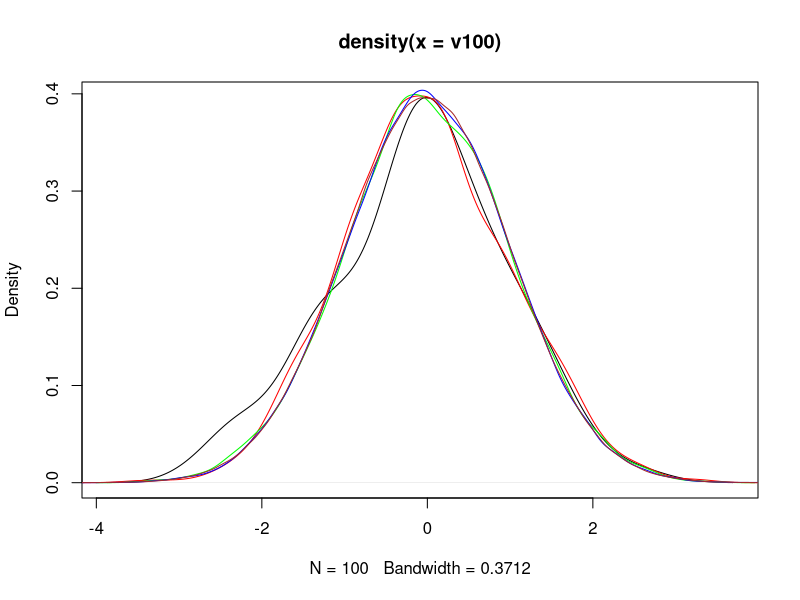
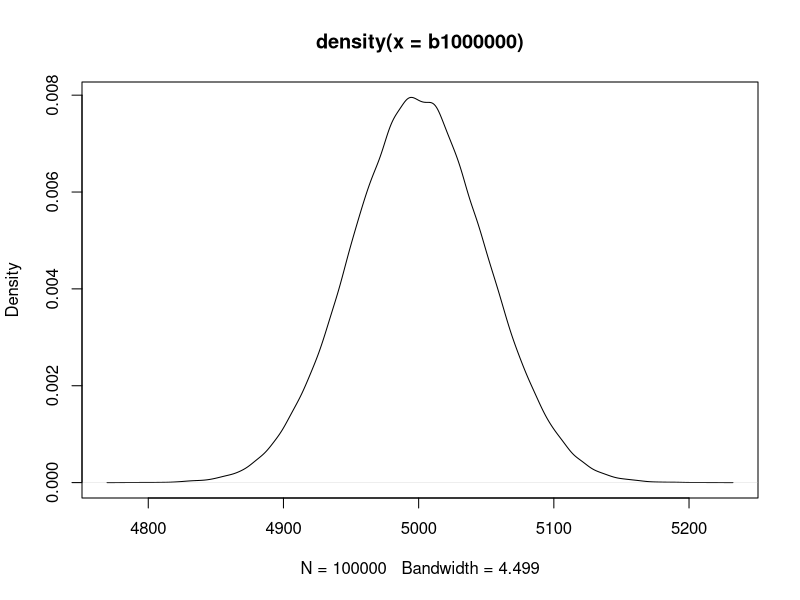
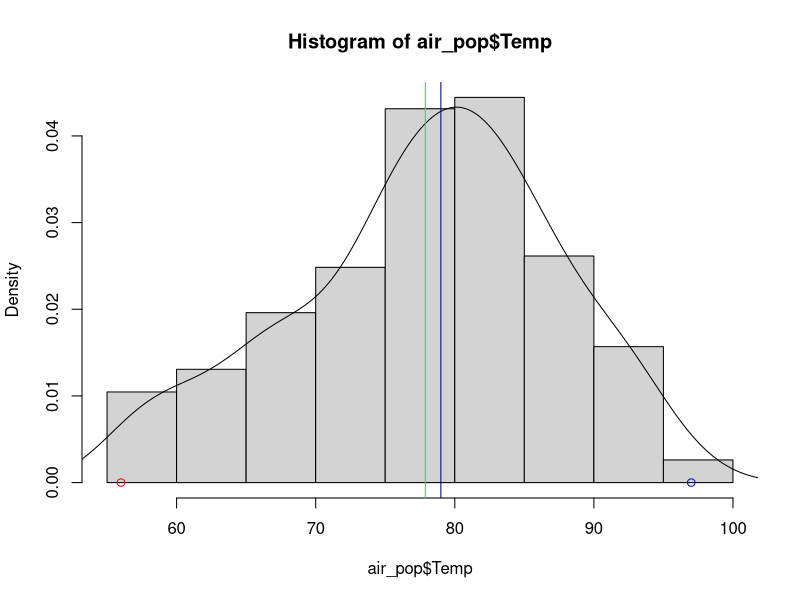
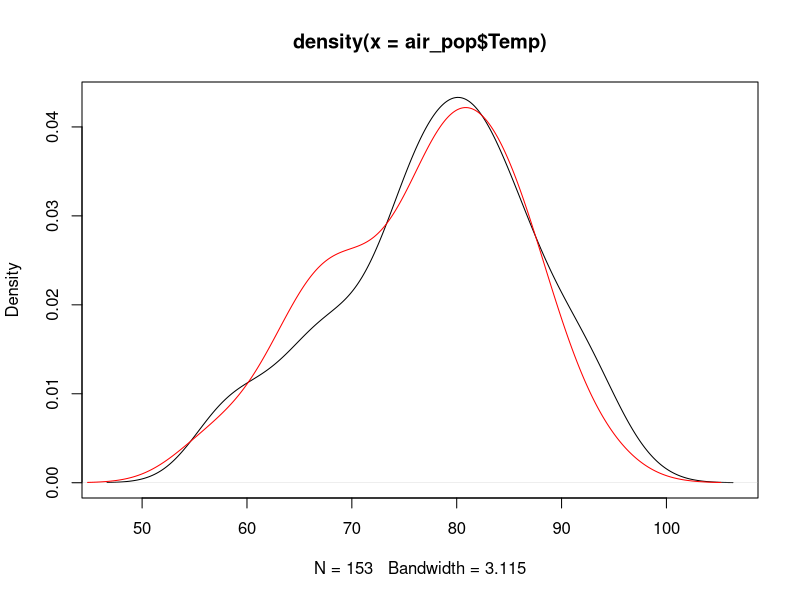
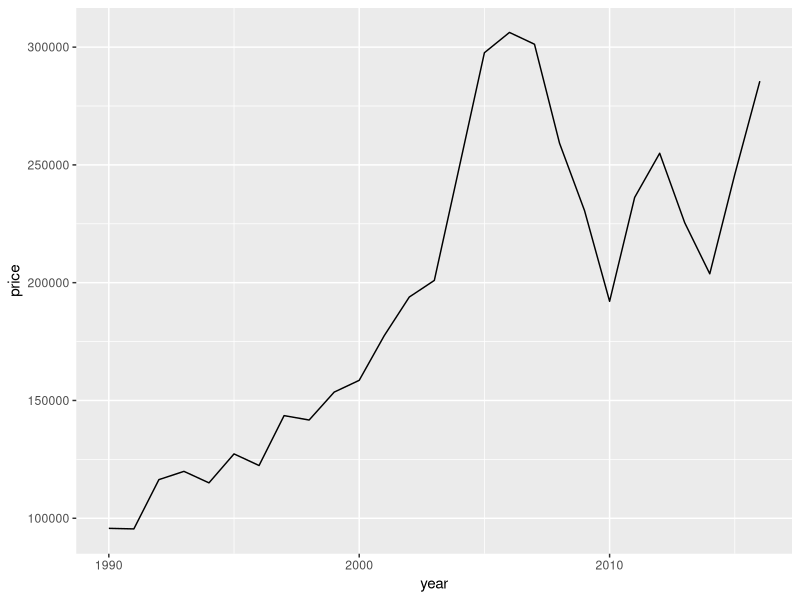
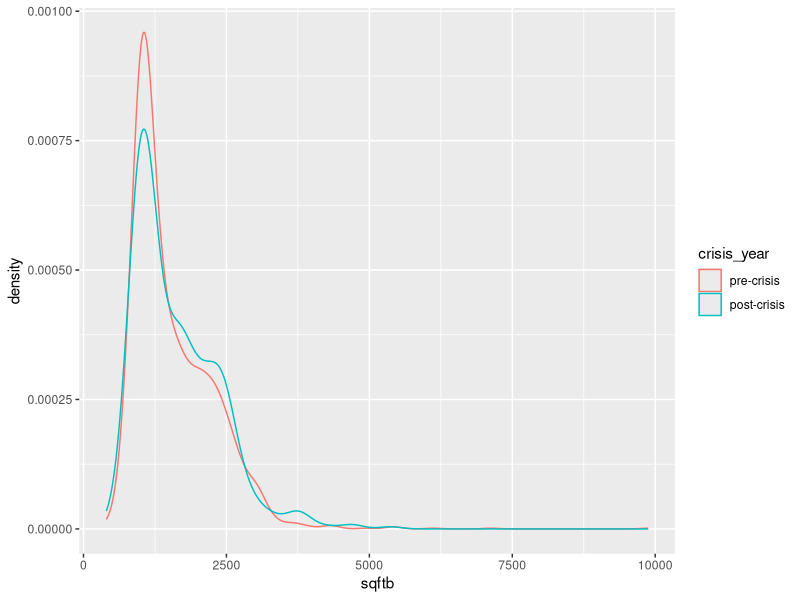
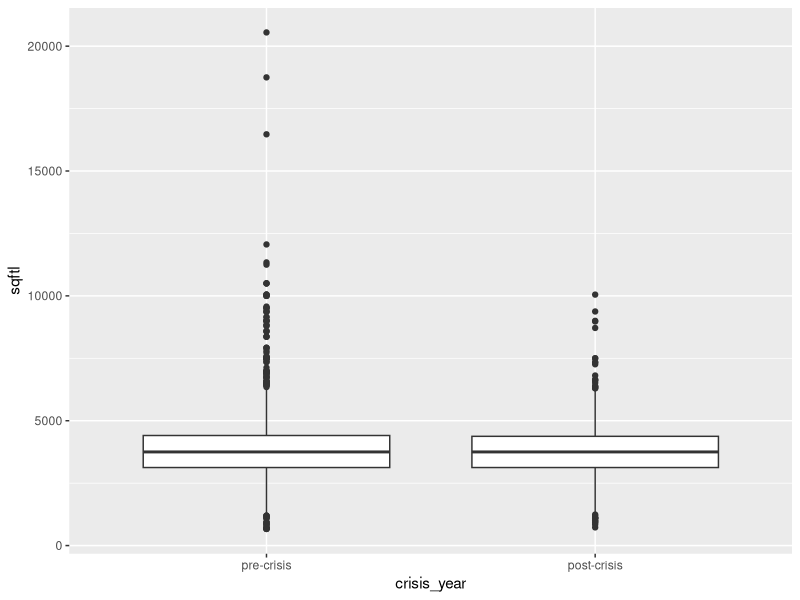
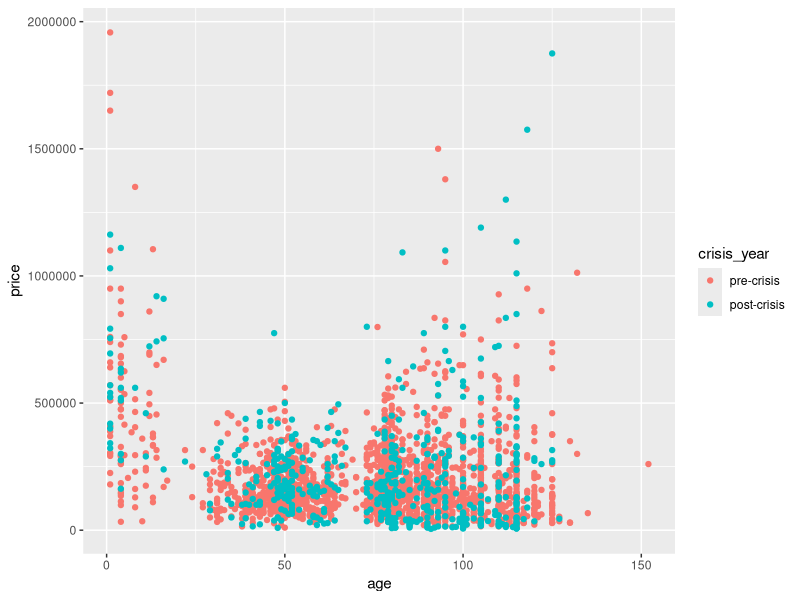

The R script that drew these images, in order:
# Lab 5 Script: Descriptive Statistics & Data Visualization
# The University of Texas at San Antonio
# URP-5393: Urban Planning Methods II


#---- Objectives ----
# In this Lab you will learn to:

# 0. Learn about the difference between statistics (sample) and analytics (population)
# 1. Learn how to apply general descriptive statistic metrics
# 2. Learn how to use appropriate visualization methods

#---- Part 0. Population vs. Sample ----

# Law of Large Numbers
## More data on something will converge to the mean 

sample(x = 1:6,size = 1) # dice experiment


v100<-rnorm(n = 100,mean = 0,sd = 1)
v1000<-rnorm(n = 1000,mean = 0,sd = 1)
v10000<-rnorm(n = 10000,mean = 0,sd = 1)
v100000<-rnorm(n = 100000,mean = 0,sd = 1)
v1000000<-rnorm(n = 1000000,mean = 0,sd = 1)

plot(density(v100))
lines(density(v1000),col='red')
lines(density(v10000),col='green')
lines(density(v100000),col='blue')
lines(density(v1000000),col='brown')


b100<-rbinom(n = 100,size =10,prob = 0.5)
b1000<-rbinom(n = 1000,size =10,prob = 0.5)
b10000<-rbinom(n = 10000,size =10,prob = 0.5)
b100000<-rbinom(n = 100000,size =10,prob = 0.5)
b1000000<-rbinom(n = 100000,size =10000,prob = 0.5)

plot(density(b1000000))

#---- Part 1. Learn how to apply general descriptive statistic metrics ----

# Let's imagine that this is a dataset containing ALL (the population) of air quality data 
library(data.table)
air_pop<-data.table(datasets::airquality)


View(air_pop)

str(air_pop)
air_pop[,summary(Temp)]
air_pop[,.(mean(Temp),sd(Temp))]


hist(air_pop$Temp,freq = FALSE,breaks = 10)
lines(density(air_pop$Temp))
points(x=min(air_pop$Temp),y=0,col='red')
points(x=max(air_pop$Temp),y=0,col='blue')
abline(v=mean(air_pop$Temp),col='green')
abline(v=quantile(air_pop$Temp,probs = 0.5),col='darkblue')

# library(ggplot2)
# 
# ggplot(data = air_pop,aes(x=Temp,y = after_stat(density)))+
#   geom_histogram(bins=10)+
#   geom_density()

#Let's take a sample
set.seed(12345)
air_sample_temp<-sample(air_pop$Temp,size = 50)

plot(density(air_pop$Temp))
lines(density(air_sample_temp),col='red')


#---- Part 2. Learn how to use appropriate visualization methods ----
# Housing Sales in Chicago

#unzip(zipfile = "05_lab/datasets/HSD_sample.csv.zip",exdir = "05_lab/datasets/")

library(data.table)
chi_hsales<-fread(input = "datasets/HSD_sample.csv")
setkey(chi_hsales,year,month)

#exploring the data

str(chi_hsales)
names(chi_hsales)
summary(chi_hsales)

# Descriptive statistics table

DescStats_t1<-chi_hsales[,sapply(X = .SD,FUN = summary),.SDcols=c("year","month","sqftl","sqftb","age","rooms","bedrooms","bathrooms","aircond")]

# Frequency Statistics and Plots
#What years had more sales?
library(ggplot2)

chi_hsales[,.N,by=.(year)] 

library(ggplot2)
ggplot(data = chi_hsales[,.(price=mean(price,na.rm=T)),by=.(year)])+
  geom_line(aes(x=year,y=price))


# Relational Plots
# What is the housing size distribution of housing sales before and after 2008?

chi_hsales[,crisis_year:=as.numeric(year>=2008)]
chi_hsales[,crisis_year:=factor(crisis_year,levels = c(0,1),labels = c("pre-crisis","post-crisis"))]

#density option
ggplot(data = chi_hsales)+
  geom_density(aes(x=sqftb,colour=crisis_year))

#boxplot option
ggplot(data = chi_hsales)+
  geom_boxplot(aes(y=sqftl,x=crisis_year))

# Did the relationship between price and age changed with the housing crisis?

ggplot(data = chi_hsales)+
  geom_point(aes(x=age, y=price, color=crisis_year))

ggplot(data = chi_hsales)+
  geom_density(aes(x=age))+
  geom_vline(xintercept = c(23,67))

chi_hsales[age>0 & age<=23, age_cuts:="0-23"]
chi_hsales[age>23 & age<=67, age_cuts:="23-67"]
chi_hsales[age>67, age_cuts:="67~"]

ggplot(data = chi_hsales)+
  geom_boxplot(aes(x=crisis_year, y=price, color=crisis_year))+
  facet_grid(~age_cuts)


# Tendency Plots
#Plot average sales price by month and year in the whole period?
options(scipen = 999)
mean_price<-chi_hsales[,.(mean_price=mean(price,na.rm=T)/1000),by=.(year,month)]
mean_price[,date:=paste(year,month,"01",sep = "/")]
mean_price[,date:=as.Date(date)]

ggplot(data=mean_price,aes(x=date,y=mean_price))+
  geom_line()+
  geom_smooth()+
  theme_classic()+
  theme(axis.text.x = element_text(family = "Times",angle = 90))

